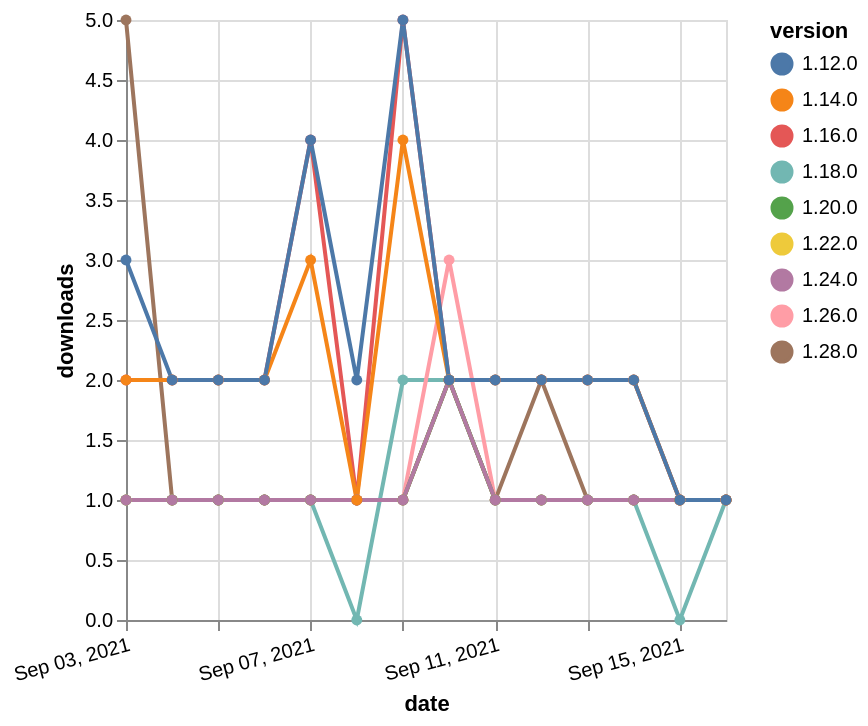

Source (Vega-Lite JSON):
### Vega-Lite specification from a JSON file in a GitHub repository (floating-point values rounded to 4 significant figures)
{"$schema": "https://vega.github.io/schema/vega-lite/v5.json", "description": "A simple bar chart with embedded data.", "data": {"values": [{"date": "2021-09-03", "total": 256, "delta": 1, "version": "1.18.0"}, {"date": "2021-09-04", "total": 257, "delta": 1, "version": "1.18.0"}, {"date": "2021-09-05", "total": 258, "delta": 1, "version": "1.18.0"}, {"date": "2021-09-06", "total": 259, "delta": 1, "version": "1.18.0"}, {"date": "2021-09-07", "total": 260, "delta": 1, "version": "1.18.0"}, {"date": "2021-09-08", "total": 260, "delta": 0, "version": "1.18.0"}, {"date": "2021-09-09", "total": 262, "delta": 2, "version": "1.18.0"}, {"date": "2021-09-10", "total": 264, "delta": 2, "version": "1.18.0"}, {"date": "2021-09-11", "total": 265, "delta": 1, "version": "1.18.0"}, {"date": "2021-09-12", "total": 266, "delta": 1, "version": "1.18.0"}, {"date": "2021-09-13", "total": 267, "delta": 1, "version": "1.18.0"}, {"date": "2021-09-14", "total": 268, "delta": 1, "version": "1.18.0"}, {"date": "2021-09-15", "total": 268, "delta": 0, "version": "1.18.0"}, {"date": "2021-09-16", "total": 269, "delta": 1, "version": "1.18.0"}, {"date": "2021-09-03", "total": 198, "delta": 1, "version": "1.22.0"}, {"date": "2021-09-04", "total": 199, "delta": 1, "version": "1.22.0"}, {"date": "2021-09-05", "total": 200, "delta": 1, "version": "1.22.0"}, {"date": "2021-09-06", "total": 201, "delta": 1, "version": "1.22.0"}, {"date": "2021-09-07", "total": 202, "delta": 1, "version": "1.22.0"}, {"date": "2021-09-08", "total": 203, "delta": 1, "version": "1.22.0"}, {"date": "2021-09-09", "total": 204, "delta": 1, "version": "1.22.0"}, {"date": "2021-09-10", "total": 206, "delta": 2, "version": "1.22.0"}, {"date": "2021-09-11", "total": 207, "delta": 1, "version": "1.22.0"}, {"date": "2021-09-12", "total": 208, "delta": 1, "version": "1.22.0"}, {"date": "2021-09-13", "total": 209, "delta": 1, "version": "1.22.0"}, {"date": "2021-09-14", "total": 210, "delta": 1, "version": "1.22.0"}, {"date": "2021-09-15", "total": 211, "delta": 1, "version": "1.22.0"}, {"date": "2021-09-16", "total": 212, "delta": 1, "version": "1.22.0"}, {"date": "2021-09-03", "total": 129, "delta": 5, "version": "1.28.0"}, {"date": "2021-09-04", "total": 130, "delta": 1, "version": "1.28.0"}, {"date": "2021-09-05", "total": 131, "delta": 1, "version": "1.28.0"}, {"date": "2021-09-06", "total": 132, "delta": 1, "version": "1.28.0"}, {"date": "2021-09-07", "total": 133, "delta": 1, "version": "1.28.0"}, {"date": "2021-09-08", "total": 134, "delta": 1, "version": "1.28.0"}, {"date": "2021-09-09", "total": 135, "delta": 1, "version": "1.28.0"}, {"date": "2021-09-10", "total": 137, "delta": 2, "version": "1.28.0"}, {"date": "2021-09-11", "total": 138, "delta": 1, "version": "1.28.0"}, {"date": "2021-09-12", "total": 140, "delta": 2, "version": "1.28.0"}, {"date": "2021-09-13", "total": 141, "delta": 1, "version": "1.28.0"}, {"date": "2021-09-14", "total": 142, "delta": 1, "version": "1.28.0"}, {"date": "2021-09-15", "total": 143, "delta": 1, "version": "1.28.0"}, {"date": "2021-09-16", "total": 144, "delta": 1, "version": "1.28.0"}, {"date": "2021-09-03", "total": 191, "delta": 1, "version": "1.26.0"}, {"date": "2021-09-04", "total": 192, "delta": 1, "version": "1.26.0"}, {"date": "2021-09-05", "total": 193, "delta": 1, "version": "1.26.0"}, {"date": "2021-09-06", "total": 194, "delta": 1, "version": "1.26.0"}, {"date": "2021-09-07", "total": 195, "delta": 1, "version": "1.26.0"}, {"date": "2021-09-08", "total": 196, "delta": 1, "version": "1.26.0"}, {"date": "2021-09-09", "total": 197, "delta": 1, "version": "1.26.0"}, {"date": "2021-09-10", "total": 200, "delta": 3, "version": "1.26.0"}, {"date": "2021-09-11", "total": 201, "delta": 1, "version": "1.26.0"}, {"date": "2021-09-12", "total": 202, "delta": 1, "version": "1.26.0"}, {"date": "2021-09-13", "total": 203, "delta": 1, "version": "1.26.0"}, {"date": "2021-09-14", "total": 204, "delta": 1, "version": "1.26.0"}, {"date": "2021-09-15", "total": 205, "delta": 1, "version": "1.26.0"}, {"date": "2021-09-16", "total": 206, "delta": 1, "version": "1.26.0"}, {"date": "2021-09-03", "total": 209, "delta": 1, "version": "1.20.0"}, {"date": "2021-09-04", "total": 210, "delta": 1, "version": "1.20.0"}, {"date": "2021-09-05", "total": 211, "delta": 1, "version": "1.20.0"}, {"date": "2021-09-06", "total": 212, "delta": 1, "version": "1.20.0"}, {"date": "2021-09-07", "total": 213, "delta": 1, "version": "1.20.0"}, {"date": "2021-09-08", "total": 214, "delta": 1, "version": "1.20.0"}, {"date": "2021-09-09", "total": 215, "delta": 1, "version": "1.20.0"}, {"date": "2021-09-10", "total": 217, "delta": 2, "version": "1.20.0"}, {"date": "2021-09-11", "total": 218, "delta": 1, "version": "1.20.0"}, {"date": "2021-09-12", "total": 219, "delta": 1, "version": "1.20.0"}, {"date": "2021-09-13", "total": 220, "delta": 1, "version": "1.20.0"}, {"date": "2021-09-14", "total": 221, "delta": 1, "version": "1.20.0"}, {"date": "2021-09-15", "total": 222, "delta": 1, "version": "1.20.0"}, {"date": "2021-09-16", "total": 223, "delta": 1, "version": "1.20.0"}, {"date": "2021-09-03", "total": 2502, "delta": 2, "version": "1.16.0"}, {"date": "2021-09-04", "total": 2504, "delta": 2, "version": "1.16.0"}, {"date": "2021-09-05", "total": 2506, "delta": 2, "version": "1.16.0"}, {"date": "2021-09-06", "total": 2508, "delta": 2, "version": "1.16.0"}, {"date": "2021-09-07", "total": 2512, "delta": 4, "version": "1.16.0"}, {"date": "2021-09-08", "total": 2513, "delta": 1, "version": "1.16.0"}, {"date": "2021-09-09", "total": 2518, "delta": 5, "version": "1.16.0"}, {"date": "2021-09-10", "total": 2520, "delta": 2, "version": "1.16.0"}, {"date": "2021-09-11", "total": 2522, "delta": 2, "version": "1.16.0"}, {"date": "2021-09-12", "total": 2524, "delta": 2, "version": "1.16.0"}, {"date": "2021-09-13", "total": 2526, "delta": 2, "version": "1.16.0"}, {"date": "2021-09-14", "total": 2528, "delta": 2, "version": "1.16.0"}, {"date": "2021-09-15", "total": 2529, "delta": 1, "version": "1.16.0"}, {"date": "2021-09-16", "total": 2530, "delta": 1, "version": "1.16.0"}, {"date": "2021-09-03", "total": 165, "delta": 1, "version": "1.24.0"}, {"date": "2021-09-04", "total": 166, "delta": 1, "version": "1.24.0"}, {"date": "2021-09-05", "total": 167, "delta": 1, "version": "1.24.0"}, {"date": "2021-09-06", "total": 168, "delta": 1, "version": "1.24.0"}, {"date": "2021-09-07", "total": 169, "delta": 1, "version": "1.24.0"}, {"date": "2021-09-08", "total": 170, "delta": 1, "version": "1.24.0"}, {"date": "2021-09-09", "total": 171, "delta": 1, "version": "1.24.0"}, {"date": "2021-09-10", "total": 173, "delta": 2, "version": "1.24.0"}, {"date": "2021-09-11", "total": 174, "delta": 1, "version": "1.24.0"}, {"date": "2021-09-12", "total": 175, "delta": 1, "version": "1.24.0"}, {"date": "2021-09-13", "total": 176, "delta": 1, "version": "1.24.0"}, {"date": "2021-09-14", "total": 177, "delta": 1, "version": "1.24.0"}, {"date": "2021-09-15", "total": 178, "delta": 1, "version": "1.24.0"}, {"date": "2021-09-16", "total": 179, "delta": 1, "version": "1.24.0"}, {"date": "2021-09-03", "total": 2608, "delta": 2, "version": "1.14.0"}, {"date": "2021-09-04", "total": 2610, "delta": 2, "version": "1.14.0"}, {"date": "2021-09-05", "total": 2612, "delta": 2, "version": "1.14.0"}, {"date": "2021-09-06", "total": 2614, "delta": 2, "version": "1.14.0"}, {"date": "2021-09-07", "total": 2617, "delta": 3, "version": "1.14.0"}, {"date": "2021-09-08", "total": 2618, "delta": 1, "version": "1.14.0"}, {"date": "2021-09-09", "total": 2622, "delta": 4, "version": "1.14.0"}, {"date": "2021-09-10", "total": 2624, "delta": 2, "version": "1.14.0"}, {"date": "2021-09-11", "total": 2626, "delta": 2, "version": "1.14.0"}, {"date": "2021-09-12", "total": 2628, "delta": 2, "version": "1.14.0"}, {"date": "2021-09-13", "total": 2630, "delta": 2, "version": "1.14.0"}, {"date": "2021-09-14", "total": 2632, "delta": 2, "version": "1.14.0"}, {"date": "2021-09-15", "total": 2633, "delta": 1, "version": "1.14.0"}, {"date": "2021-09-16", "total": 2634, "delta": 1, "version": "1.14.0"}, {"date": "2021-09-03", "total": 3259, "delta": 3, "version": "1.12.0"}, {"date": "2021-09-04", "total": 3261, "delta": 2, "version": "1.12.0"}, {"date": "2021-09-05", "total": 3263, "delta": 2, "version": "1.12.0"}, {"date": "2021-09-06", "total": 3265, "delta": 2, "version": "1.12.0"}, {"date": "2021-09-07", "total": 3269, "delta": 4, "version": "1.12.0"}, {"date": "2021-09-08", "total": 3271, "delta": 2, "version": "1.12.0"}, {"date": "2021-09-09", "total": 3276, "delta": 5, "version": "1.12.0"}, {"date": "2021-09-10", "total": 3278, "delta": 2, "version": "1.12.0"}, {"date": "2021-09-11", "total": 3280, "delta": 2, "version": "1.12.0"}, {"date": "2021-09-12", "total": 3282, "delta": 2, "version": "1.12.0"}, {"date": "2021-09-13", "total": 3284, "delta": 2, "version": "1.12.0"}, {"date": "2021-09-14", "total": 3286, "delta": 2, "version": "1.12.0"}, {"date": "2021-09-15", "total": 3287, "delta": 1, "version": "1.12.0"}, {"date": "2021-09-16", "total": 3288, "delta": 1, "version": "1.12.0"}]}, "width": "container", "mark": {"type": "line", "point": {"filled": true}}, "encoding": {"x": {"field": "date", "type": "temporal", "timeUnit": "yearmonthdate", "title": "date", "axis": {"labelAngle": -15}}, "y": {"field": "delta", "type": "quantitative", "title": "downloads"}, "color": {"field": "version", "type": "nominal"}, "tooltip": {"field": "delta"}}}
